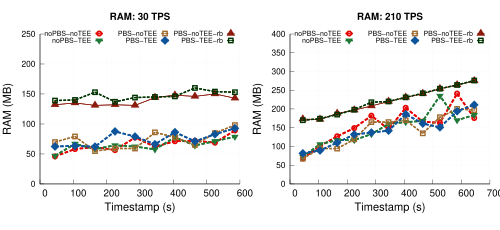

Write the gnuplot code that produced this figure.
# 
# Author: Peterson Yuhala
#

set term postscript size 5in,2.3in linewidth 1 color eps enhanced 22
set encoding utf8


set output "ram_only.eps"
set datafile separator comma

load "styles.inc"
load "common.gnuplot" 
load "linetypes.gnuplot"

## Multiplot settings

## mp_startx # Left edge of col 0 plot area
## mp_starty          # Top of row 0 plot area
## mp_width            # Total width of plot area
## mp_height         # Total height of plot area
## mp_rowgap         # Gap between plot rows
## mp_colgap          # Gap between plot columns
          

#mp_startx=0.08
#mp_starty=0.15

#mp_height=0.65
#mp_rowgap=0.19
#mp_colgap=0.1
#mp_width=0.9

#eval mpSetup(2, 1)

mp_startx=0.08
mp_starty=0.15

mp_height=0.65
mp_rowgap=0.19
mp_colgap=0.1
mp_width=0.9

eval mpSetup(2, 1)
#

font_size = 14
label_size = 18

set style fill solid border -1
set boxwidth 0.15
set xtics offset 0.4,0.4,0
set ytics offset 0.5,0,0
set xlabel offset 0,1,0

set ytics nomirror
set grid y
set ytics font ",12"

eval mpNext
# --- GRAPH

set key samplen 0.75 maxrows 2 at graph 0.5, 0.98 center font ",10"

set title "RAM: 30 TPS" font "Helvetica-bold,14" #offset 0,-0.2

set ylabel "RAM (MB)" font ",16"  offset 3,0
set xlabel "Timestamp (s)" font ",16"
set xtics font ",14"


set yrange [0:250]

set key samplen 0.75 maxrows 2 at graph 0.5, 0.98 center font ",10"


plot 'data/no_pbs_no_tee/no-pbs_no-tee_30_sys_op-geth.csv' u 1:5 every 4  w l ls 2006 notitle, \
     '' u 1:5 every 4 t "noPBS-noTEE" w lp ls 2006, \
     'data/no_pbs_tee/no-pbs_tee_30_sys_op-geth.csv' u 1:5 every 4  w l ls 2007 notitle, \
     '' u 1:5 every 4 t "noPBS-TEE" w lp ls 2007, \
     'data/pbs_no_tee/pbs_geth_no-tee_30_sys_op-geth-ext.csv' u 1:5 every 4 w l ls 22004 notitle, \
     '' u 1:5 every 4 t "PBS-noTEE" w lp ls 22004,\
     'data/pbs_tee/pbs_geth_tee_30_sys_op-geth-ext.csv' u 1:5 every 4 w l ls 22001 notitle, \
     '' u 1:5 every 4 t "PBS-TEE" w lp ls 22001, \
     'data/pbs_no_tee/pbs_rbuilder_no-tee_30_sys_op-rbuilder.csv' u 1:5 every 4 w l ls 2002 notitle, \
     '' u 1:5 every 4 t "PBS-noTEE-rb" w lp ls 2002, \
     'data/pbs_tee/pbs_rbuilder_tee_30_sys_op-rbuilder.csv' u 1:5 every 4 w l ls 2004 notitle, \
     '' u 1:5 every 4 t "PBS-TEE-rb" w lp ls 2004
    


eval mpNext
# --- GRAPH a (top left: noPBS-noTEE)

set title "RAM: 210 TPS" font "Helvetica-bold,14" #offset 0,-0.2

set ylabel "RAM (MB)" font ",16"  offset 3,0
set xlabel "Timestamp (s)" font ",16"
set xtics font ",14"

set yrange [0:400]

set key samplen 0.75 maxrows 2 at graph 0.5, 0.98 center font ",10"


plot 'data/no_pbs_no_tee/no-pbs_no-tee_210_sys_op-geth.csv' u 1:5 every 4  w l ls 2006 notitle, \
     '' u 1:5 every 4 t "noPBS-noTEE" w lp ls 2006, \
     'data/no_pbs_tee/no-pbs_tee_210_sys_op-geth.csv' u 1:5 every 4  w l ls 2007 notitle, \
     '' u 1:5 every 4 t "noPBS-TEE" w lp ls 2007, \
     'data/pbs_no_tee/pbs_geth_no-tee_210_sys_op-geth-ext.csv' u 1:5 every 4 w l ls 22004 notitle, \
     '' u 1:5 every 4 t "PBS-noTEE" w lp ls 22004,\
     'data/pbs_tee/pbs_geth_tee_210_sys_op-geth-ext.csv' u 1:5 every 4 w l ls 22001 notitle, \
     '' u 1:5 every 4 t "PBS-TEE" w lp ls 22001, \
     'data/pbs_no_tee/pbs_rbuilder_no-tee_210_sys_op-rbuilder.csv' u 1:5 every 4 w l ls 2002 notitle, \
     '' u 1:5 every 4 t "PBS-noTEE-rb" w lp ls 2002, \
     'data/pbs_tee/pbs_rbuilder_tee_210_sys_op-rbuilder.csv' u 1:5 every 4 w l ls 2004 notitle, \
     '' u 1:5 every 4 t "PBS-TEE-rb" w lp ls 2004


     
!epstopdf "ram_only.eps"
!rm "ram_only.eps"
quit
